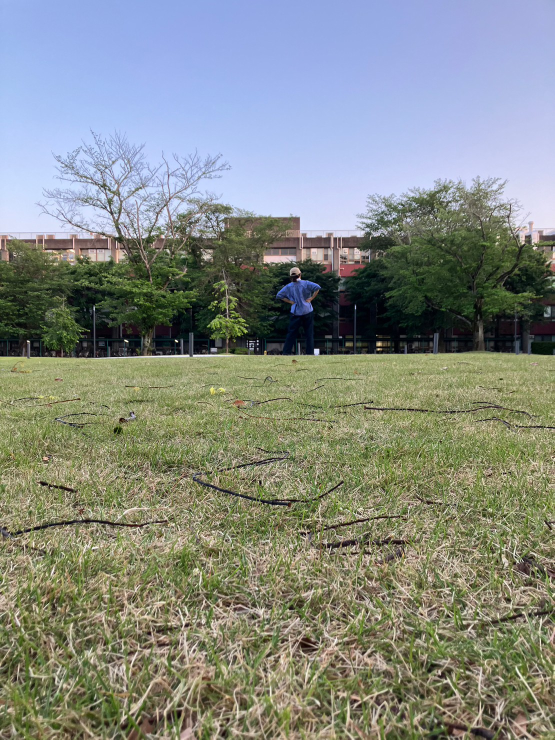
#> input picture picture/10m_back_f.jpg, 1109 x 1479 px (shown at 1/2 size)
$ python picture.py
#> lines starting #> are read from the running program, lines starting #| are printed output that depends on the picture
from PIL import Image

# 画像ファイルを開く
im = Image.open('10m_back_f.jpg')
#> im is the input picture: PIL image 1109x1479 RGB; mean R, G, B 132.6, 138.3, 131.2

# 画像サイズを変更する
new_im = im.resize((40, 80))
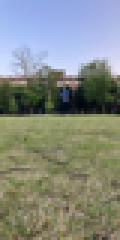
#> new_im: PIL image 40x80 RGB (shown 3 times larger); mean R, G, B 132.6, 138.3, 131.2

# 変更後の画像を保存する
new_im.save('new_image.jpg')

$ run again, with picture/15m_back_f.jpg copied over picture/10m_back_f.jpg
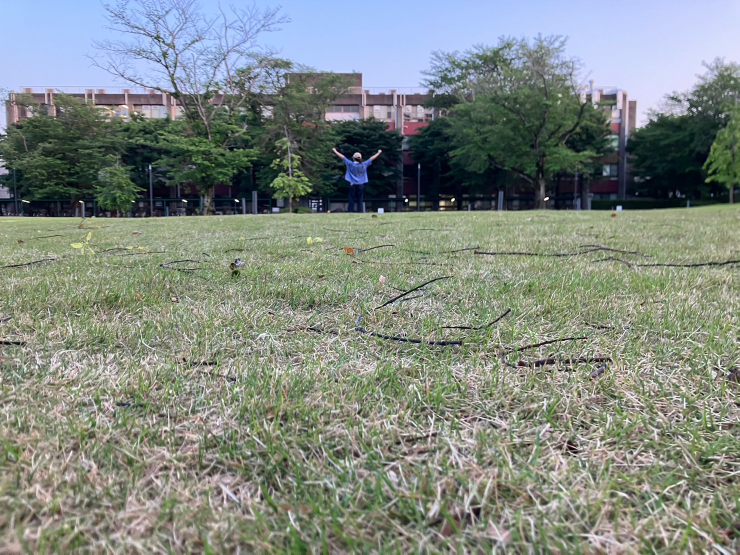
#> input picture picture/15m_back_f.jpg, 1479 x 1109 px (shown at 1/2 size)
#> im is the input picture: PIL image 1479x1109 RGB; mean R, G, B 128.1, 136.1, 129.2
#> `new_im = im.resize((40, 80))`:
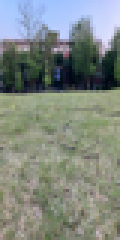
#> new_im: PIL image 40x80 RGB (shown 3 times larger); mean R, G, B 128.1, 136.1, 129.1

$ run again, with picture/1m_back_f.jpg copied over picture/10m_back_f.jpg
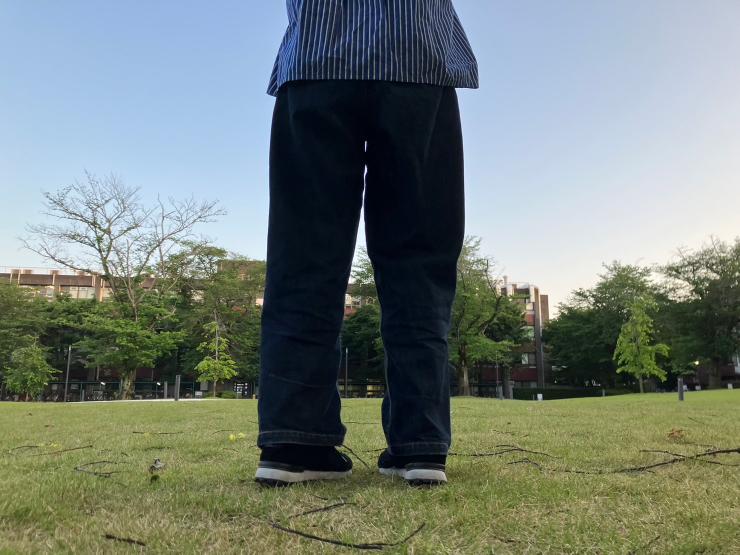
#> input picture picture/1m_back_f.jpg, 1479 x 1109 px (shown at 1/2 size)
#> im is the input picture: PIL image 1479x1109 RGB; mean R, G, B 117.4, 128, 121.3
#> `new_im = im.resize((40, 80))`:
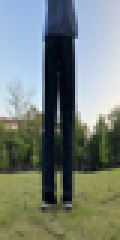
#> new_im: PIL image 40x80 RGB (shown 3 times larger); mean R, G, B 117.4, 128, 121.3

$ run again, with picture/5m_back_f.jpg copied over picture/10m_back_f.jpg
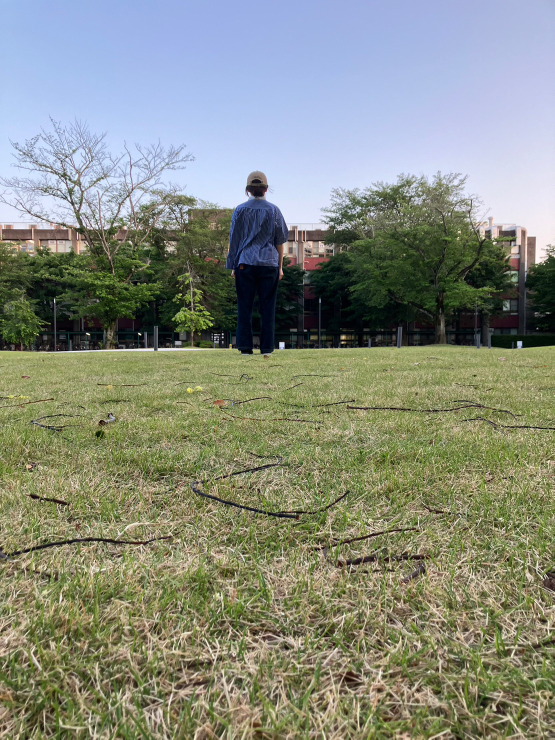
#> input picture picture/5m_back_f.jpg, 1109 x 1479 px (shown at 1/2 size)
#> im is the input picture: PIL image 1109x1479 RGB; mean R, G, B 134.7, 139.7, 126.3
#> `new_im = im.resize((40, 80))`:
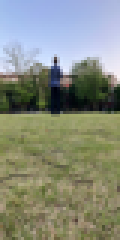
#> new_im: PIL image 40x80 RGB (shown 3 times larger); mean R, G, B 134.7, 139.7, 126.3
